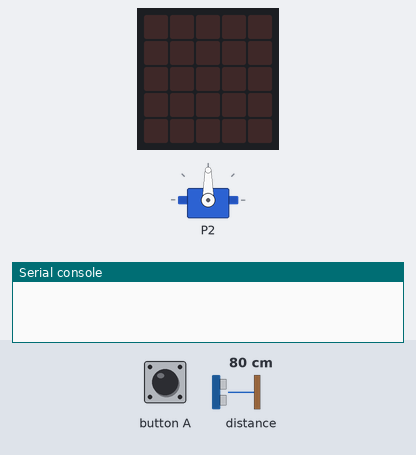
A program run on a simulated BBC micro:bit (MakeCode). On the bench: servo, the board's 5×5 LED display, the last lines printed to the serial console. Inputs (shaded band) come from the test bench; at power-on: distance to the obstacle 80 cm.

Above: at 4.2 s.
4.3 s: button A pressed for 0.15 s
At 5.7 s:
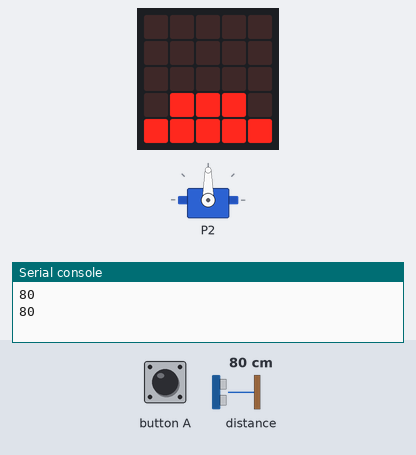
6.1 s: distance to the obstacle set to 28 cm
At 7.8 s:
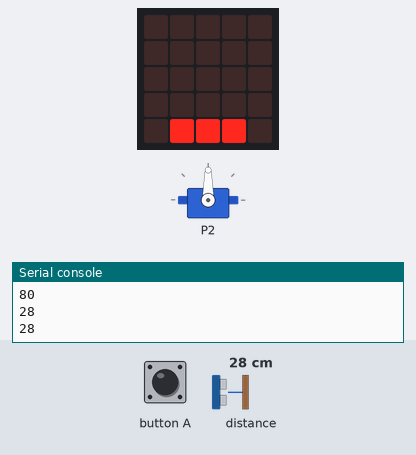
8.2 s: distance to the obstacle set to 22 cm
At 9.4 s:
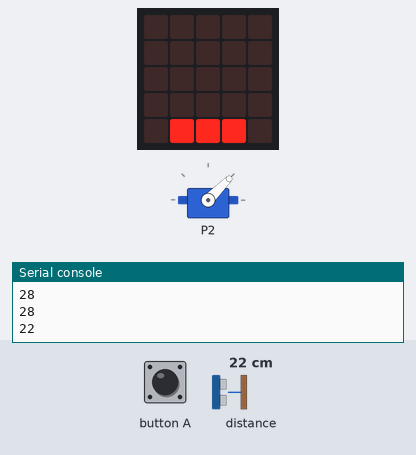
11.2 s: button A pressed for 0.15 s
At 14.2 s:
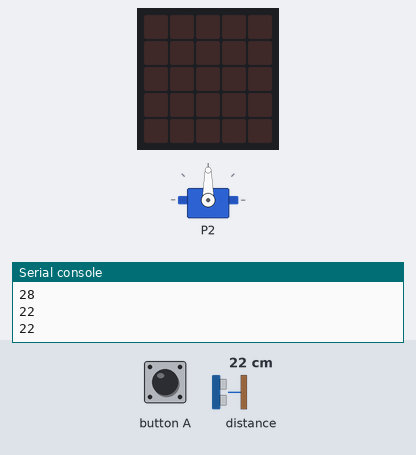
14.3 s: button A pressed 2 times (0.12 s each, 0.3 s apart)
At 15.8 s:
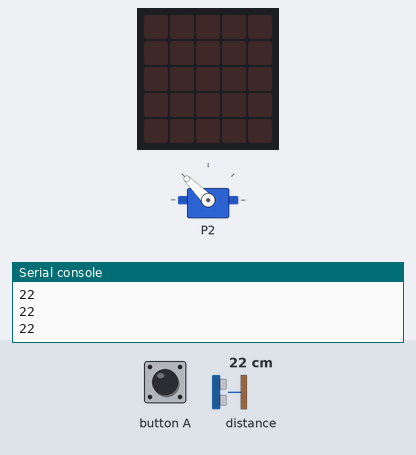
Timing chart, 0 to 17.5 s (numbered marks = the images above; inputs shaded):
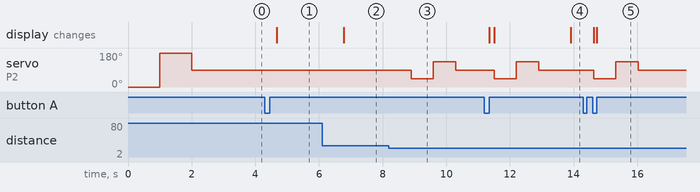

Measured:
- the behaviour switches between 25 and 24 cm on distance to the obstacle (found by bisection; images 2 and 3)
- after the input at 4.3 s, the display: changes after 0.37 s (image 1)
- after the input at 6.1 s, the display: changes after 0.69 s (image 2)
- after the input at 8.2 s, servo on P2: 90° → 45° after 0.69 s, → 135° 0.70 s later, → 90° 0.70 s later
- after the input at 11.2 s, the display: changes after 0.15 s (image 4)
- after the input at 14.3 s, servo on P2: 90° → 45° after 0.33 s, → 135° 0.70 s later, → 90° 0.70 s later; the display: first changes after 0.33 s (image 5 shows a later state)

The program:

main.ts
```typescript
function 左回転 () {
    pins.analogWritePin(AnalogPin.P12, 0)
    pins.analogWritePin(AnalogPin.P13, スピード + バランス)
    pins.analogWritePin(AnalogPin.P15, スピード + バランス)
    pins.analogWritePin(AnalogPin.P16, 0)
}
input.onButtonPressed(Button.A, function () {
    電源 += 1
    if (電源 == 2) {
        電源 = 0
        停止()
        basic.clearScreen()
    }
})
function バック () {
    pins.analogWritePin(AnalogPin.P12, 0)
    pins.analogWritePin(AnalogPin.P13, スピード + バランス)
    pins.analogWritePin(AnalogPin.P15, 0)
    pins.analogWritePin(AnalogPin.P16, スピード + バランス)
}
function 左の距離を測る () {
    pins.servoWritePin(AnalogPin.P2, 135)
    basic.pause(500)
    左の距離 = 0
    while (左の距離 == 0) {
        左の距離 = sonar.ping(
        DigitalPin.P0,
        DigitalPin.P1,
        PingUnit.Centimeters
        )
        basic.pause(200)
    }
    return 左の距離
}
function 右の距離を測る () {
    pins.servoWritePin(AnalogPin.P2, 45)
    basic.pause(500)
    右の距離 = 0
    while (右の距離 == 0) {
        右の距離 = sonar.ping(
        DigitalPin.P0,
        DigitalPin.P1,
        PingUnit.Centimeters
        )
        basic.pause(200)
    }
    return 右の距離
}
function 前進 () {
    pins.analogWritePin(AnalogPin.P12, スピード + バランス)
    pins.analogWritePin(AnalogPin.P13, 0)
    pins.analogWritePin(AnalogPin.P15, スピード + バランス)
    pins.analogWritePin(AnalogPin.P16, 0)
}
function 右回転 () {
    pins.analogWritePin(AnalogPin.P12, スピード + バランス)
    pins.analogWritePin(AnalogPin.P13, 0)
    pins.analogWritePin(AnalogPin.P15, 0)
    pins.analogWritePin(AnalogPin.P16, スピード + バランス)
}
function 停止 () {
    pins.analogWritePin(AnalogPin.P12, 0)
    pins.analogWritePin(AnalogPin.P13, 0)
    pins.analogWritePin(AnalogPin.P15, 0)
    pins.analogWritePin(AnalogPin.P16, 0)
}
function 前の距離を測る () {
    前の距離 = 0
    while (前の距離 == 0) {
        前の距離 = sonar.ping(
        DigitalPin.P0,
        DigitalPin.P1,
        PingUnit.Centimeters
        )
        basic.pause(200)
    }
    led.plotBarGraph(
    前の距離,
    300,
    true
    )
    return 前の距離
}
let 前の距離 = 0
let 右の距離 = 0
let 左の距離 = 0
let バランス = 0
let スピード = 0
let 電源 = 0
電源 = 0
スピード = 500
バランス = 0
停止()
pins.servoWritePin(AnalogPin.P2, 0)
basic.pause(1000)
pins.servoWritePin(AnalogPin.P2, 180)
basic.pause(1000)
pins.servoWritePin(AnalogPin.P2, 90)
basic.pause(1000)
basic.forever(function () {
    while (電源 == 1) {
        前の距離を測る()
        if (前の距離 < 25) {
            停止()
            右の距離を測る()
            左の距離を測る()
            pins.servoWritePin(AnalogPin.P2, 90)
            basic.pause(500)
            if (右の距離 < 左の距離 && 前の距離 < 左の距離) {
                左回転()
            } else if (右の距離 > 左の距離 && 前の距離 < 右の距離) {
                右回転()
            } else {
                バック()
            }
            basic.pause(500)
        } else {
            前進()
            basic.pause(500)
        }
    }
    停止()
    basic.clearScreen()
})
```

test.ts
```typescript
// テストはここに来ます。このパッケージが拡張機能として使用されるときにはコンパイルされません。
```
